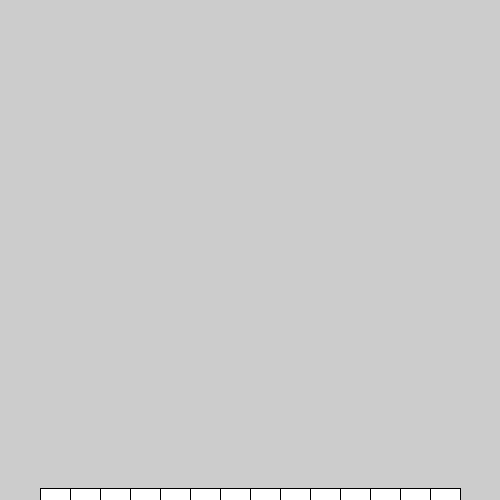
Frame 1 (no input)
Frame 60 (the mouse pressed at the canvas centre just before this capture): identical to frame 1, image omitted
Frame 120 (the mouse held since frame 60 and released just before this capture): identical to frame 1, image omitted

The Processing sketch that drew this single still picture (run headless with seeded random() and noise(); from frame 60 on, the mouse is pressed at the canvas centre):

// Processing sketch: sketch_171207a
// ── sketch_171207a.pde
int BRICK_WIDTH = 30;
int BRICK_HEIGHT = 12;
int BRICK_COUNT = 14;
int BRICKS_IN_BASE = 14;
int CANVAS_HEIGHT = 500;
int CANVAS_WIDTH = 500;
int STARTING_X = CANVAS_WIDTH / 2 - ((BRICKS_IN_BASE / 2) * BRICK_WIDTH);
int STARTING_Y = CANVAS_HEIGHT - BRICK_HEIGHT;

void setup(){
  size(500, 500);
}
void draw(){
  for(int i = 0; i<BRICK_COUNT; i++){
  rect(STARTING_X+(i*BRICK_WIDTH), STARTING_Y, BRICK_WIDTH, BRICK_HEIGHT);
  }
} 
